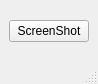
<?xml version="1.0" encoding="UTF-8"?>
<ui version="4.0">
 <class>MainWindow</class>
 <widget class="QMainWindow" name="MainWindow">
  <property name="geometry">
   <rect>
    <x>0</x>
    <y>0</y>
    <width>95</width>
    <height>84</height>
   </rect>
  </property>
  <property name="maximumSize">
   <size>
    <width>1000</width>
    <height>84</height>
   </size>
  </property>
  <property name="cursor">
   <cursorShape>ArrowCursor</cursorShape>
  </property>
  <property name="windowTitle">
   <string>MainWindow</string>
  </property>
  <widget class="QWidget" name="centralwidget">
   <layout class="QGridLayout" name="gridLayout">
    <item row="0" column="0">
     <layout class="QVBoxLayout" name="verticalLayout">
      <item>
       <widget class="QPushButton" name="pushButton">
        <property name="text">
         <string>ScreenShot</string>
        </property>
       </widget>
      </item>
     </layout>
    </item>
   </layout>
  </widget>
  <widget class="QMenuBar" name="menubar">
   <property name="geometry">
    <rect>
     <x>0</x>
     <y>0</y>
     <width>95</width>
     <height>21</height>
    </rect>
   </property>
   <property name="cursor">
    <cursorShape>UpArrowCursor</cursorShape>
   </property>
  </widget>
  <widget class="QStatusBar" name="statusbar">
   <property name="cursor">
    <cursorShape>ArrowCursor</cursorShape>
   </property>
   <property name="styleSheet">
    <string notr="true">font: 9pt &quot;Times New Roman&quot;;</string>
   </property>
  </widget>
 </widget>
 <resources/>
 <connections/>
</ui>
